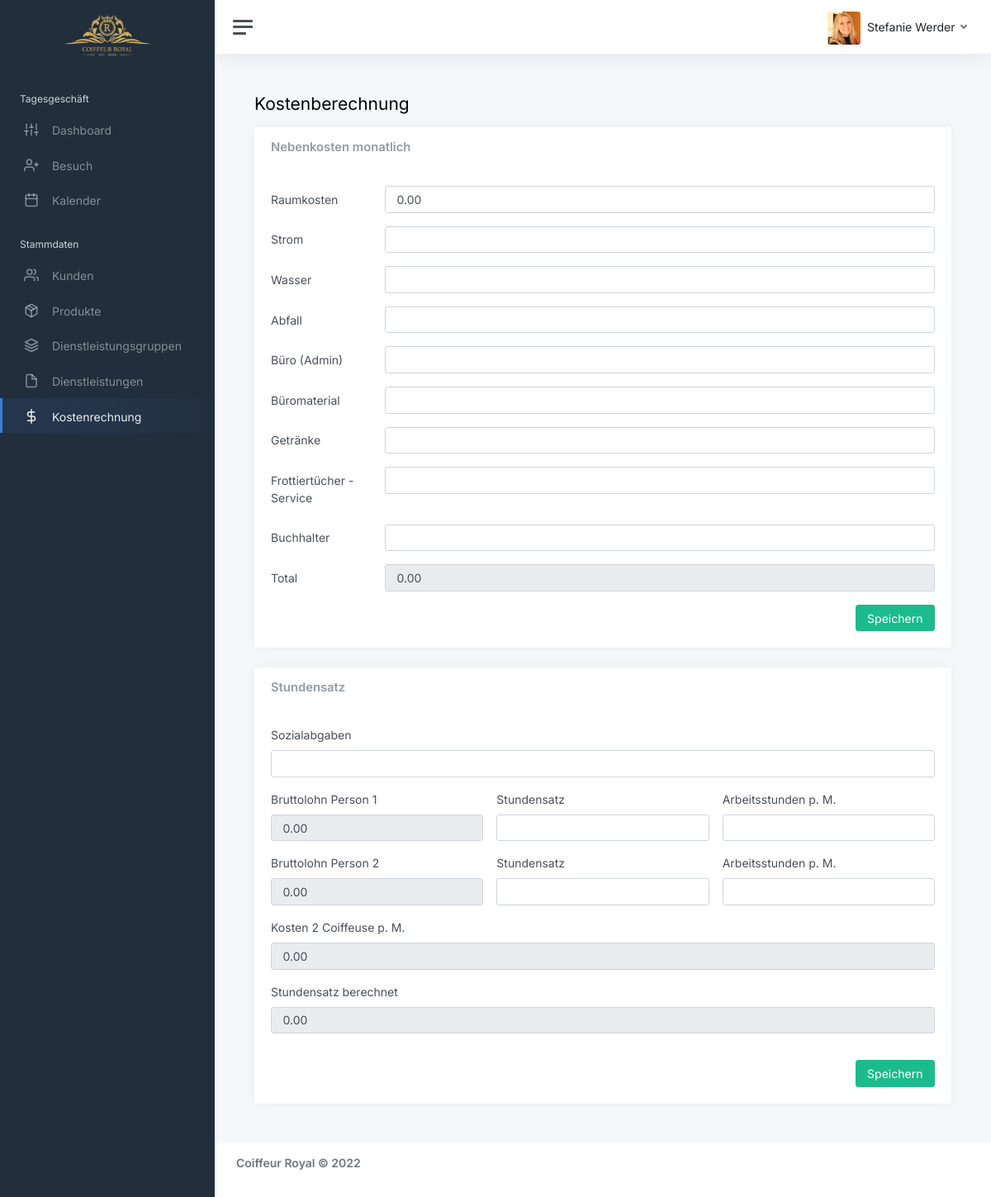
Screenshot of /website/sites/cost-calculation.php (signed in) with the database file from the repository.
### tables this page shows
CREATE TABLE IF NOT EXISTS cost_calculation (
    cost_calculation_id INT AUTO_INCREMENT PRIMARY KEY,
    cost_calculation_space DECIMAL(10,2),
    cost_calculation_energy DECIMAL(10,2),
    cost_calculation_water DECIMAL(10,2),
    cost_calculation_waste DECIMAL(10,2),
    cost_calculation_office DECIMAL(10,2),
    cost_calculation_office_material DECIMAL(10,2),
    cost_calculation_drinks DECIMAL(10,2),
    cost_calculation_towel DECIMAL(10,2),
    cost_calculation_accountant DECIMAL(10,2),
    cost_calculation_additional_cost DECIMAL(10,2) GENERATED ALWAYS AS (cost_calculation_space + cost_calculation_energy + cost_calculation_water + cost_calculation_waste + cost_calculation_office + cost_calculation_office_material + cost_calculation_drinks + cost_calculation_towel + cost_calculation_accountant) STORED,
    cost_calculation_social_charges DECIMAL(10,2),
    cost_calculation_gross_wage_full DECIMAL(10,2) GENERATED ALWAYS AS (cost_calculation_hour_rate_full * cost_calculation_work_hours_full * cost_calculation_social_charges) STORED,
    cost_calculation_hour_rate_full DECIMAL(10,2),
    cost_calculation_work_hours_full DECIMAL(10,2),
    cost_calculation_gross_wage_half DECIMAL(10,2) GENERATED ALWAYS AS (cost_calculation_hour_rate_half * cost_calculation_work_hours_half * cost_calculation_social_charges) STORED,
    cost_calculation_hour_rate_half DECIMAL(10,2),
    cost_calculation_work_hours_half DECIMAL(10,2),
    cost_calculation_cost_fte DECIMAL(10,2) GENERATED ALWAYS AS ((cost_calculation_hour_rate_full * cost_calculation_work_hours_full * cost_calculation_social_charges) + (cost_calculation_hour_rate_half * cost_calculation_work_hours_half * cost_calculation_social_charges) + cost_calculation_additional_cost) STORED,
    cost_calculation_hour_rate_calculated DECIMAL(10,2) GENERATED ALWAYS AS (((cost_calculation_hour_rate_full * cost_calculation_work_hours_full * cost_calculation_social_charges) + (cost_calculation_hour_rate_half * cost_calculation_work_hours_half * cost_calculation_social_charges) + cost_calculation_additional_cost) / (cost_calculation_work_hours_full + cost_calculation_work_hours_half)) STORED
    );

### website/sites/cost-calculation.php (the view, shortened to what the rows shown need)
<!DOCTYPE html>
<html lang="en">
<head>
	<link href="https://cdnjs.cloudflare.com/ajax/libs/twitter-bootstrap/5.0.1/css/bootstrap.min.css" rel="stylesheet">
	<link href="../assets/css/app.css" rel="stylesheet">
	<link href="https://cdn.datatables.net/1.11.4/css/dataTables.bootstrap5.min.css" rel="stylesheet">
</head>
<body>
	<div class="wrapper">
		<div class="main">
			<main class="content">
				<div class="container-fluid p-0">
					<h1 class="h3 mb-3">Kostenberechnung</h1>
					<div class="row">
						<div class="col-12">
							<div class="card">
								<div class="card-body">
									<?php
										include 'db.php';
										$sql = "SELECT * FROM cost_calculation";
										$result = mysqli_query($db_conn, $sql);
										$row = mysqli_fetch_assoc($result);
									?>
                                    <form action="cost_calculation_add_costs_edit.php" method="POST">
                                        <div class="row mb-3">
                                          <div class="col-sm-10">
                                            <input type="text" class="form-control" name="editAdditionalCostCalculation_room" id="editAdditionalCostCalculation_room" value="<?php echo number_format($row['cost_calculation_space'],2,'.',"'")?>">
                                          </div>
                                        </div>
                                          <div class="row mb-3">
                                            <div class="col-sm-10">
                                              <input type="text" class="form-control" id="inputPassword3" disabled value="<?php echo number_format($row['cost_calculation_additional_cost'],2,'.',"'")?>">
                                            </div>
                                          </div>
                                      </form>
								</div>
							</div>
                            <div class="card">
								<div class="card-body">
									<?php
										include 'db.php';
										$sql_rates = "SELECT * FROM cost_calculation";
										$result_rates = mysqli_query($db_conn, $sql_rates);
										$row_rates = mysqli_fetch_assoc($result_rates);
									?>
                                    <form action="cost_calculation_rates_costs_edit.php" method="POST" class="row g-3">
                                        <div class="col-md-4">
                                            <label for="editRatesCostCalculation_gross_wage_full" class="form-label">Bruttolohn Person 1</label>
                                            <input type="text" class="form-control" name="editRatesCostCalculation_gross_wage_full" id="editRatesCostCalculation_gross_wage_full" disabled value="<?php echo number_format($row_rates['cost_calculation_gross_wage_full'],2,'.',"'")?>">
                                        </div>
                                        <div class="col-md-4">
                                            <label for="editRatesCostCalculation_gross_wage_half" class="form-label">Bruttolohn Person 2</label>
                                            <input type="text" class="form-control" name="editRatesCostCalculation_gross_wage_half" id="editRatesCostCalculation_gross_wage_half" disabled value="<?php echo number_format($row_rates['cost_calculation_gross_wage_half'],2,'.',"'")?>">
                                        </div>
                                        <div class="col-12">
                                          <label for="editRatesCostCalculation_fte" class="form-label">Kosten 2 Coiffeuse p. M.</label>
                                          <input type="text" class="form-control" name="editRatesCostCalculation_fte" id="editRatesCostCalculation_fte" disabled value="<?php echo number_format($row_rates['cost_calculation_cost_fte'],2,'.',"'") ?>">
                                        </div>
                                        <div class="col-12 mb-3">
                                          <label for="editRatesCostCalculation_hour_rate_calc" class="form-label">Stundensatz berechnet</label>
                                          <input type="text" class="form-control" name="editRatesCostCalculation_hour_rate_calc" id="editRatesCostCalculation_hour_rate_calc" disabled value="<?php echo number_format($row_rates['cost_calculation_hour_rate_calculated'],2,'.','')?>">
                                        </div>
                                      </form>
								</div>
							</div>
						</div>
					</div>
				</div>
			</main>
		</div>
	</div>
</body>
</html>

### rows the page displays
cost_calculation: editAdditionalCostCalculation_room "0.00", cost_calculation_additional_cost "0.00", editRatesCostCalculation_gross_wage_full "0.00", editRatesCostCalculation_gross_wage_half "0.00", editRatesCostCalculation_fte "0.00", editRatesCostCalculation_hour_rate_calc "0.00"

### other values shown
$lastname "Stefanie"
$firstname "Werder"
